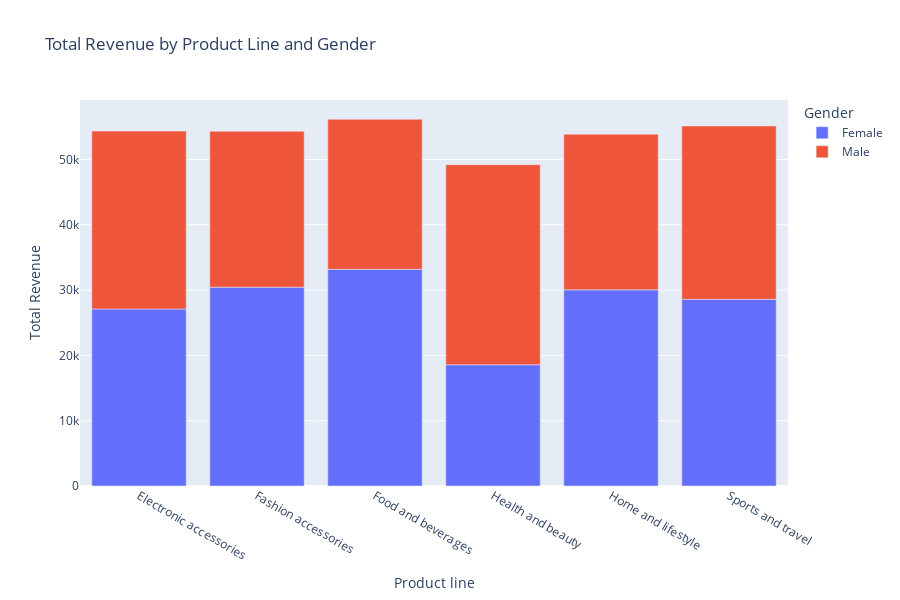

Notebook code cell kept with this figure:
### Code cell
import plotly.express as px

# Tạo biểu đồ cột
fig = px.bar(grouped_data, 
             x='Product line', 
             y='Total', 
             color='Gender',  # Màu sắc dựa trên giới tính
             title='Total Revenue by Product Line and Gender',
             labels={'Total': 'Total Revenue'},
             width=900,
             height=600)

fig.show()

### Figure 1 — Plotly figure (JSON) as saved in the notebook; plotly's stock layout.template omitted (floating-point values rounded to 4 significant figures)
{"data": [{"hovertemplate": "Gender=Female<br>Product line=%{x}<br>Total Revenue=%{y}<extra></extra>", "legendgroup": "Female", "marker": {"color": "#636efa", "pattern": {"shape": ""}}, "name": "Female", "orientation": "v", "showlegend": true, "textposition": "auto", "type": "bar", "x": ["Electronic accessories", "Fashion accessories", "Food and beverages", "Health and beauty", "Home and lifestyle", "Sports and travel"], "xaxis": "x", "y": [27100.0, 30440.0, 33170.0, 18560.0, 30040.0, 28570.0], "yaxis": "y"}, {"hovertemplate": "Gender=Male<br>Product line=%{x}<br>Total Revenue=%{y}<extra></extra>", "legendgroup": "Male", "marker": {"color": "#EF553B", "pattern": {"shape": ""}}, "name": "Male", "orientation": "v", "showlegend": true, "textposition": "auto", "type": "bar", "x": ["Electronic accessories", "Fashion accessories", "Food and beverages", "Health and beauty", "Home and lifestyle", "Sports and travel"], "xaxis": "x", "y": [27240.0, 23870.0, 22970.0, 30630.0, 23830.0, 26550.0], "yaxis": "y"}], "layout": {"barmode": "relative", "height": 600, "legend": {"title": {"text": "Gender"}, "tracegroupgap": 0}, "title": {"text": "Total Revenue by Product Line and Gender"}, "width": 900, "xaxis": {"anchor": "y", "domain": [0, 1], "title": {"text": "Product line"}}, "yaxis": {"anchor": "x", "domain": [0, 1], "title": {"text": "Total Revenue"}}}}
